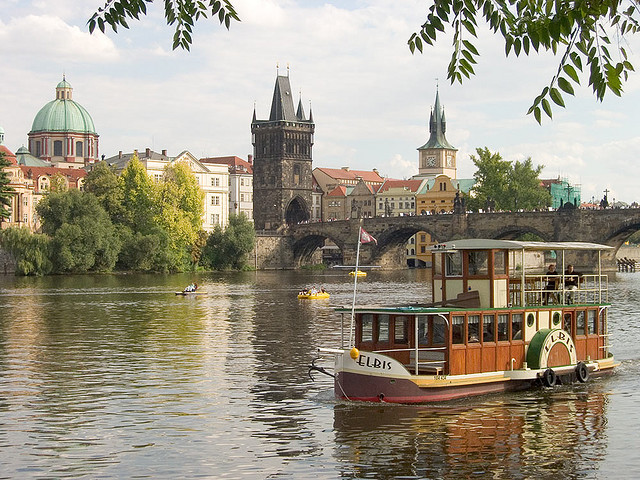
#> input picture inputSeamCarvingPrague.jpg, 640 x 480 px
$ python SeamCarvingReduceHeight.py
#> lines starting #> are read from the running program, lines starting #| are printed output that depends on the picture
#> further down, im is the input picture: shape (480, 640, 3); mean B, G, R 132.7, 149.6, 156.6
### energy_image.py
import numpy as np
import cv2
from skimage import color
from scipy import ndimage

def energy_image(im):
    gray_image = color.rgb2gray(im)
    gray_image = gray_image.astype(np.double)

    gx = ndimage.sobel(gray_image, axis=0)
    gy = ndimage.sobel(gray_image, axis=1)

    energyImage = np.absolute(gx) + np.absolute(gy)

    return energyImage

### reduceHeight.py
import numpy as np
from cumulative_minimum_energy_map import cumulative_minimum_energy_map
from find_optimal_horizontal_seam import find_optimal_horizontal_seam
from energy_image import energy_image

def reduceHeight(im, energyImage):
    m, n = im.shape[: 2]
#> m = 480; n = 640

    cumulativeMinimumEnergyMap = cumulative_minimum_energy_map(energyImage,'HORIZONTAL')
    horizontal_seam = find_optimal_horizontal_seam(cumulativeMinimumEnergyMap)

    reducedColorImage = np.zeros((m-1,n,3),dtype = np.uint8)
    reducedEnergyImage = np.zeros((m-1,n),dtype = np.float64)

    for col in range(n):
        imageCopy = im[:,col,:]
        mask = np.ones(m,dtype = bool)
        mask[horizontal_seam[col]] = False
        reducedColorImage[:,col,:] = imageCopy[mask]

    reducedEnergyImage = energy_image(reducedColorImage)

    return [reducedColorImage,reducedEnergyImage]

### cumulative_minimum_energy_map.py
import numpy as np
from scipy.ndimage import minimum_filter1d


def cumulative_minimum_energy_map(energyImage,seamDirection):
#> called with seamDirection = 'HORIZONTAL'
    if seamDirection == 'VERTICAL':
        cumulativeMinimumEnergyMap = np.copy(energyImage)
    elif seamDirection == 'HORIZONTAL':
        cumulativeMinimumEnergyMap = np.transpose(np.copy(energyImage))
        energyImage = np.transpose(energyImage)
    m,n = cumulativeMinimumEnergyMap.shape
#> m = 640; n = 480
    for row in range(1,m):
        prev_row = cumulativeMinimumEnergyMap[row-1]
        cumulativeMinimumEnergyMap[row] = energyImage[row] + minimum_filter1d(prev_row,3)
    if seamDirection =='HORIZONTAL':
        cumulativeMinimumEnergyMap = np.transpose(cumulativeMinimumEnergyMap)
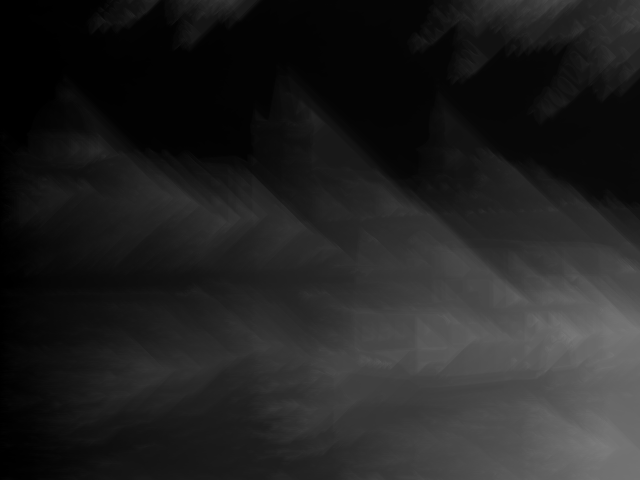
#> cumulativeMinimumEnergyMap: shape (480, 640) float64; min 0, max 123.9, mean 34.1
    return cumulativeMinimumEnergyMap

### find_optimal_horizontal_seam.py
import numpy as np

def find_optimal_horizontal_seam(cumulativeEnergyMap):
    m, n = cumulativeEnergyMap.shape
#> m = 480; n = 640
    resultVector = np.zeros((n,), dtype=np.uint32)
#> resultVector = 640 values from 0 to 0
    resultVector[-1] = np.argmin(cumulativeEnergyMap[:,-1])
    for col in range(n-2, -1, -1):
        previousRow = resultVector[col+1]
        if previousRow == 0:
            resultVector[col] = np.argmin(cumulativeEnergyMap[:2,col])
        elif previousRow == m-1:
            resultVector[col] = np.argmin(cumulativeEnergyMap[m-2:m,col]) + (previousRow-1)
        else:
            resultVector[col] = np.argmin(cumulativeEnergyMap[previousRow-1:previousRow+2, col]) + (previousRow-1)
#> after the loop, resultVector = 640 values, max 138 at index 540, min 50 at index 262, mean 85.37
    return resultVector

### SeamCarvingReduceHeight.py
import cv2
import numpy as np
from energy_image import energy_image
from reduceHeight import reduceHeight

im = cv2.imread('inputSeamCarvingPrague.jpg')
energyImage = energy_image(im)
[reducedColorImage, reducedEnergyImage] = reduceHeight(im, energyImage)
#> in reduceHeight, `horizontal_seam = find_optimal_horizontal_seam(cumulativeMinimumEnergy..`: horizontal_seam has the same summary as resultVector in find_optimal_horizontal_seam
for iterator in range(1,100):
    [reducedColorImage, reducedEnergyImage] =  reduceHeight(reducedColorImage, reducedEnergyImage)
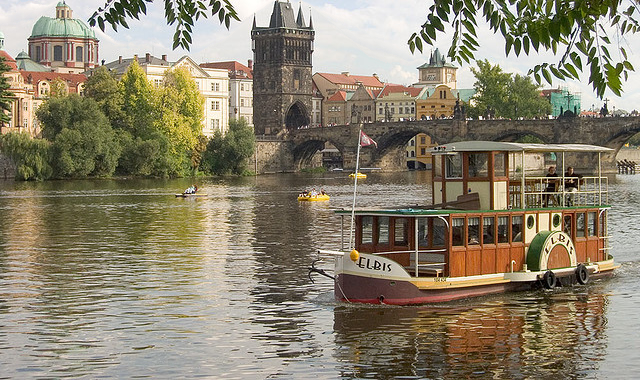
#> reducedColorImage: shape (380, 640, 3); mean B, G, R 110.7, 131.3, 140.1
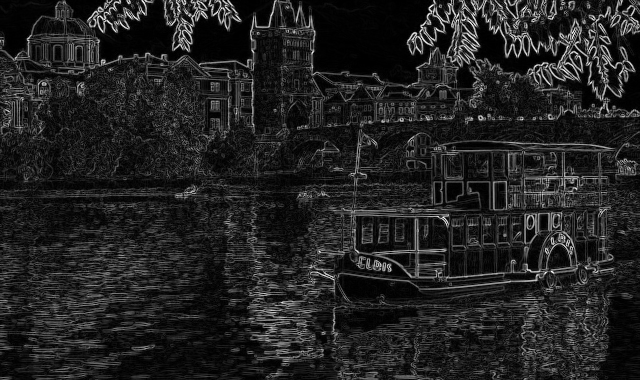
#> reducedEnergyImage: shape (380, 640) float64; min 0, max 5.38, mean 0.727; drawn with min black and max white
cv2.imwrite('outputReduceHeightPrague.png', reducedColorImage)


im = cv2.imread('inputSeamCarvingMall.jpg')
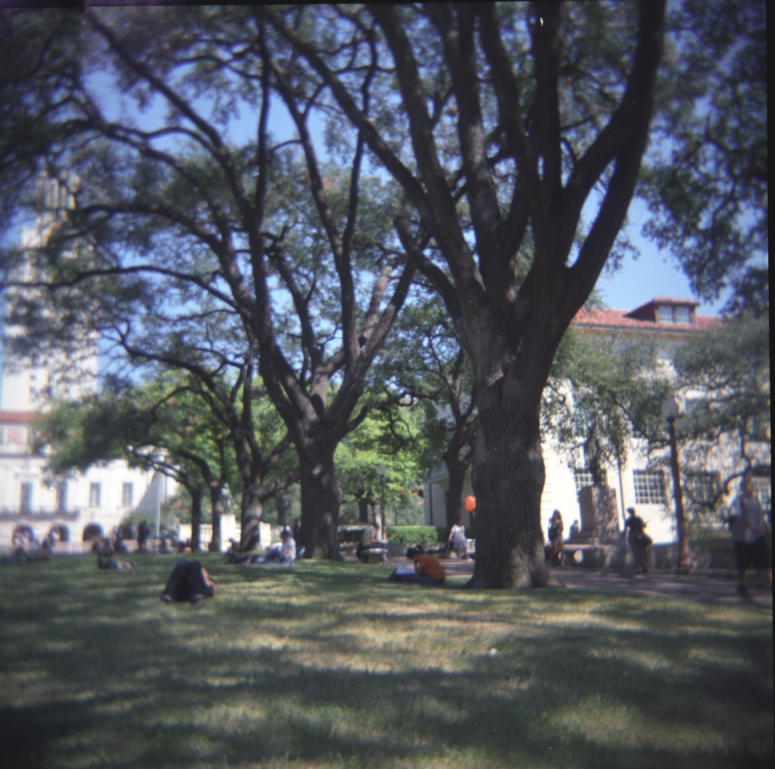
#> input picture inputSeamCarvingMall.jpg, 775 x 769 px
#> im is the input picture: shape (769, 775, 3); mean B, G, R 96.4, 88.4, 83.8
energyImage = energy_image(im)
#> energyImage: shape (769, 775) float64
[reducedColorImage, reducedEnergyImage] = reduceHeight(im, energyImage)
#> reducedColorImage: shape (768, 775, 3)
#> reducedEnergyImage: shape (768, 775) float64
for iterator in range(1,100):
    [reducedColorImage, reducedEnergyImage] =  reduceHeight(reducedColorImage, reducedEnergyImage)
#> this loop made 99 passes
#> pass 1, in cumulative_minimum_energy_map (call 102), `cumulativeMinimumEnergyMap = np.transpose(cumulativeMinimumEnergyMap)`:
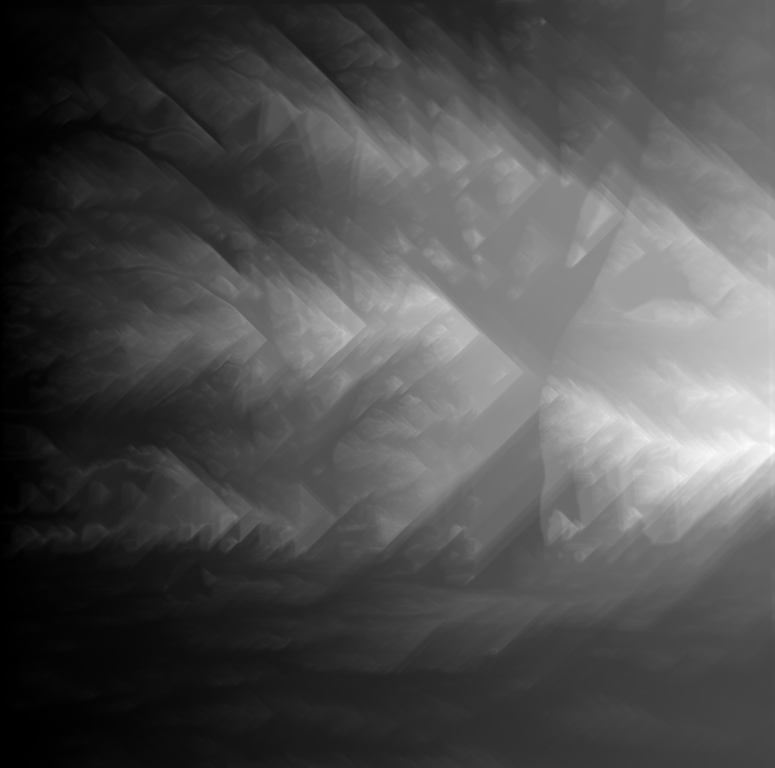
#> cumulativeMinimumEnergyMap: shape (768, 775) float64; min 0, max 75.28, mean 23.6; drawn with min black and max white
#> after the loop:
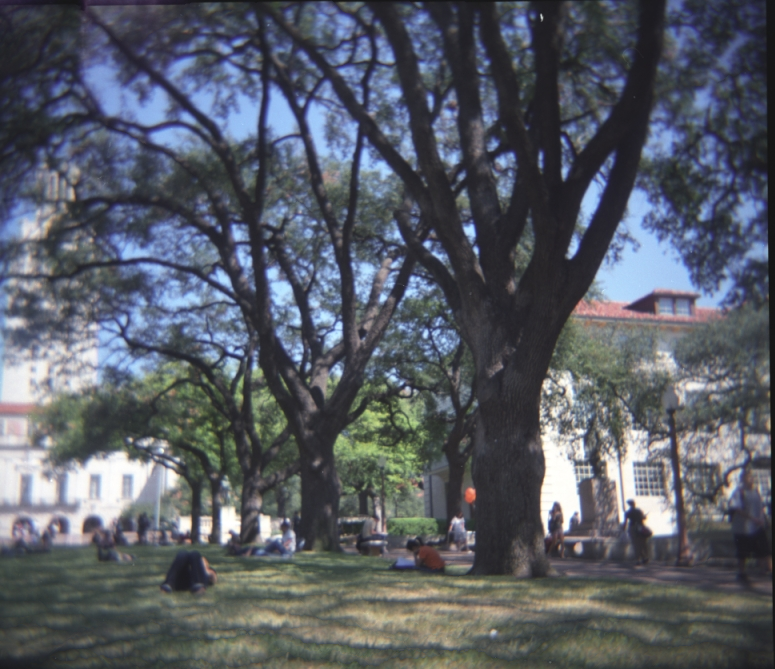
#> reducedColorImage: shape (669, 775, 3); mean B, G, R 101.7, 92.3, 87.7
#> after the loop:
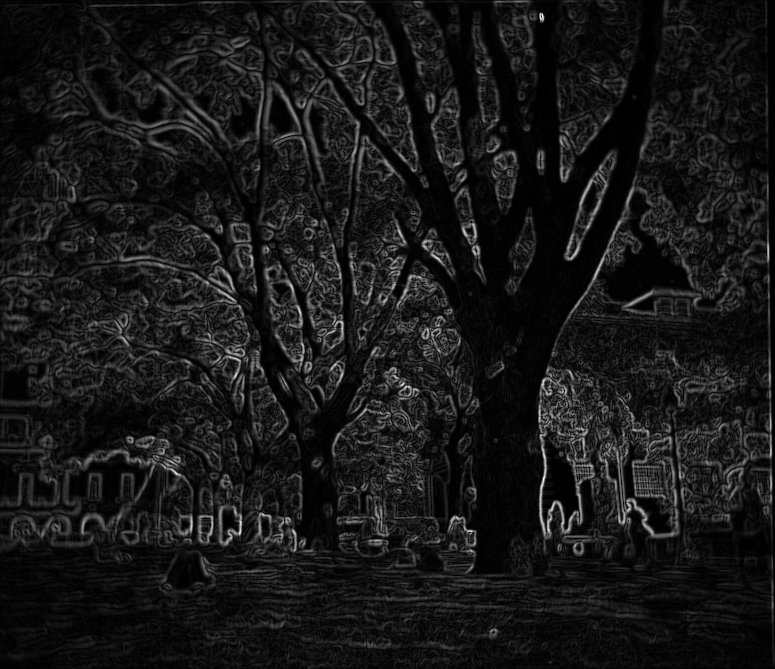
#> reducedEnergyImage: shape (669, 775) float64; min 0, max 3.17, mean 0.299; drawn with min black and max white
cv2.imwrite('outputReduceHeightMall.png', reducedColorImage)
